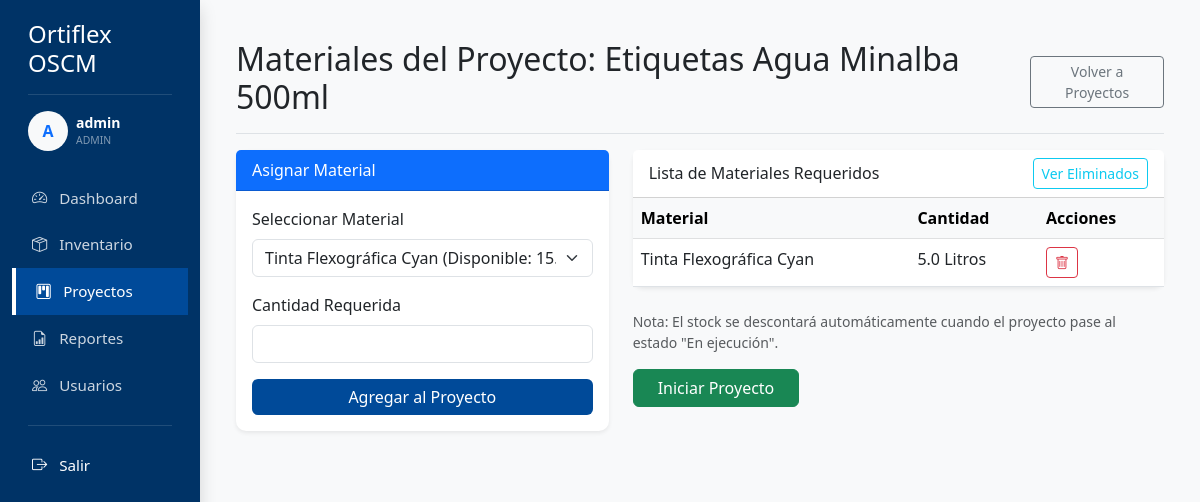
/projects/1/materials (signed in), run on the app's committed database.
### app/models.py (models this page shows)
class User(db.Model, UserMixin):
    id = db.Column(db.Integer, primary_key=True)
    username = db.Column(db.String(20), unique=True, nullable=False)
    email = db.Column(db.String(120), unique=True, nullable=False)
    password = db.Column(db.String(60), nullable=False)
    role = db.Column(db.String(20), nullable=False, default='Usuario') # Admin, Soporte, Operativo
    can_manage_inventory = db.Column(db.Boolean, default=True)
    can_manage_projects = db.Column(db.Boolean, default=True)
    can_view_reports = db.Column(db.Boolean, default=True)
    can_manage_users = db.Column(db.Boolean, default=False)
    activity = db.relationship('UserActivity', backref='user', lazy=True)

class Project(db.Model):
    id = db.Column(db.Integer, primary_key=True)
    name = db.Column(db.String(100), nullable=False)
    description = db.Column(db.Text)
    status = db.Column(db.String(20), nullable=False, default='Planificado') # Planificado, En ejecución, Finalizado, Cancelado
    date_created = db.Column(db.DateTime, nullable=False, default=datetime.utcnow)
    date_started = db.Column(db.DateTime)
    date_ended = db.Column(db.DateTime)
    notes = db.Column(db.Text)
    materials = db.relationship('ProjectMaterial', back_populates='project', cascade="all, delete-orphan")
    history = db.relationship('ProjectHistory', backref='project', lazy=True, cascade="all, delete-orphan")

class ProjectMaterial(db.Model):
    id = db.Column(db.Integer, primary_key=True)
    project_id = db.Column(db.Integer, db.ForeignKey('project.id'), nullable=False)
    material_id = db.Column(db.Integer, db.ForeignKey('material.id'), nullable=False)
    quantity_required = db.Column(db.Float, nullable=False)
    is_deleted = db.Column(db.Boolean, default=False, nullable=False)
    project = db.relationship('Project', back_populates='materials')
    material = db.relationship('Material')

class Material(db.Model):
    id = db.Column(db.Integer, primary_key=True)
    name = db.Column(db.String(100), nullable=False)
    quantity = db.Column(db.Float, nullable=False, default=0)
    min_stock = db.Column(db.Float, nullable=False, default=10)
    unit = db.Column(db.String(20), nullable=False) # kg, m, units, etc.
    supplier = db.Column(db.String(100))
    is_deleted = db.Column(db.Boolean, default=False, nullable=False)
    movements = db.relationship('InventoryMovement', backref='material', lazy=True)

### app/routes/projects.py (the view, shortened to what this page needs)
@projects.route('/projects/<int:id>/materials', methods=['GET', 'POST'])
@login_required
def manage_materials(id):
    project = Project.query.get_or_404(id)
    all_materials = Material.query.filter_by(is_deleted=False).all()
    return render_template('projects/manage_materials.html', project=project, materials=all_materials)

### app/models.py (called while the page is built)
@login_manager.user_loader
def load_user(user_id):
    return User.query.get(int(user_id))

### app/templates/projects/manage_materials.html (shortened to what this page needs)
{% extends "base.html" %}
{% block content %}
<div class="d-flex justify-content-between flex-wrap flex-md-nowrap align-items-center pt-3 pb-2 mb-3 border-bottom">
    <h1 class="h2">Materiales del Proyecto: {{ project.name }}</h1>
    <a href="{{ url_for('projects.list_projects') }}" class="btn btn-sm btn-outline-secondary">Volver a Proyectos</a>
</div>
<div class="row">
    <div class="col-md-5">
        <div class="card shadow-sm mb-4">
            <div class="card-header bg-primary text-white">Asignar Material</div>
            <div class="card-body">
                <form method="POST">
                    <div class="mb-3">
                        <label class="form-label">Seleccionar Material</label>
                        <select name="material_id" class="form-select" required>
                            {% for m in materials %}
                            <option value="{{ m.id }}">{{ m.name }} (Disponible: {{ m.quantity }} {{ m.unit }})</option>
                            {% endfor %}
                        </select>
                    </div>
                    <div class="mb-3">
                        <label class="form-label">Cantidad Requerida</label>
                        <input type="number" step="0.01" name="quantity" class="form-control" required>
                    </div>
                    <button type="submit" class="btn btn-primary w-100">Agregar al Proyecto</button>
                </form>
            </div>
        </div>
    </div>
    <div class="col-md-7">
        <div class="card shadow-sm">
            <div class="card-header bg-white d-flex justify-content-between align-items-center">
                <span>Lista de Materiales Requeridos</span>
                <button class="btn btn-sm btn-outline-info" type="button" data-bs-toggle="collapse"
                    data-bs-target="#deletedMaterials" aria-expanded="false" aria-controls="deletedMaterials">
                    Ver Eliminados
                </button>
            </div>
            <div class="card-body p-0">
                <table class="table table-hover mb-0">
                    <thead class="table-light">
                        <tr>
                            <th>Material</th>
                            <th>Cantidad</th>
                            <th>Acciones</th>
                        </tr>
                    </thead>
                    <tbody>
                        {% set active_materials = project.materials | rejectattr('is_deleted') | list %}
                        {% if active_materials %}
                        {% for pm in active_materials %}
                        <tr
                            class="{% if pm.material.quantity < pm.quantity_required %}table-danger text-danger{% endif %}">
                            <td>
                                {{ pm.material.name }}
                            </td>
                            <td>{{ pm.quantity_required }} {{ pm.material.unit }}</td>
                            <td>
                                <a href="{{ url_for('projects.remove_project_material', pm_id=pm.id) }}"
                                    class="btn btn-sm btn-outline-danger" title="Eliminar">
                                    <i class="bi bi-trash"></i>
                                </a>
                            </td>
                        </tr>
                        {% endfor %}
                        {% else %}
                        <tr>
                            <td colspan="3" class="text-center py-3">No se han asignado materiales activos aún</td>
                        </tr>
                        {% endif %}
                    </tbody>
                </table>
            </div>
        </div>
        <div class="mt-4">
            <p class="text-muted small">Nota: El stock se descontará automáticamente cuando el proyecto pase al estado
                "En ejecución".</p>
            {% set has_stock_error = false %}
            {% for pm in project.materials if not pm.is_deleted %}
            {% if pm.material.quantity < pm.quantity_required %} {% set has_stock_error=true %} {% endif %} {% endfor %}
                <a href="{{ url_for('projects.change_status', id=project.id, status='En ejecución') }}"
                class="btn btn-success px-4 {% if not active_materials or has_stock_error %}disabled{% endif %}" >
                Iniciar Proyecto
                </a>
        </div>
    </div>
</div>
{% endblock %}

### app/templates/base.html (shortened to what this page needs)
<!DOCTYPE html>
<html lang="es">
<head>
    <link href="https://cdn.jsdelivr.net/npm/bootstrap@5.3.0/dist/css/bootstrap.min.css" rel="stylesheet">
    <link rel="stylesheet" href="https://cdn.jsdelivr.net/npm/bootstrap-icons@1.11.1/font/bootstrap-icons.css">
</head>
<body>
    <div class="container-fluid">
        <div class="row">
            {% if current_user.is_authenticated %}
            <div class="col-md-2 d-none d-md-block sidebar shadow">
                <div class="px-3 mb-4">
                    <h4 class="mb-0">Ortiflex OSCM</h4>
                    <hr class="text-white-50">
                    <div class="d-flex align-items-center mb-3">
                        <div class="bg-light text-primary rounded-circle d-flex align-items-center justify-content-center me-2"
                            style="width: 40px; height: 40px; font-weight: bold;">
                            {{ current_user.username[:1].upper() }}
                        </div>
                        <div class="overflow-hidden">
                            <div class="small fw-bold text-white text-truncate">{{ current_user.username }}</div>
                            <div class="extra-small text-white-50 text-uppercase" style="font-size: 0.65rem;">{{
                                current_user.role }}</div>
                        </div>
                    </div>
                </div>
                <a href="{{ url_for('main.dashboard') }}"
                    class="{% if request.endpoint == 'main.dashboard' %}active{% endif %}">
                    <i class="bi bi-speedometer2 me-2"></i> Dashboard
                </a>
                {% if current_user.can_manage_inventory %}
                <a href="{{ url_for('inventory.list_materials') }}"
                    class="{% if 'inventory' in request.endpoint %}active{% endif %}">
                    <i class="bi bi-box-seam me-2"></i> Inventario
                </a>
                {% endif %}
                {% if current_user.can_manage_projects %}
                <a href="{{ url_for('projects.list_projects') }}"
                    class="{% if 'projects' in request.endpoint %}active{% endif %}">
                    <i class="bi bi-kanban me-2"></i> Proyectos
                </a>
                {% endif %}
                {% if current_user.can_view_reports %}
                <a href="{{ url_for('reports.search') }}"
                    class="{% if 'reports' in request.endpoint %}active{% endif %}">
                    <i class="bi bi-file-earmark-bar-graph me-2"></i> Reportes
                </a>
                {% endif %}
                {% if current_user.can_manage_users %}
                <a href="{{ url_for('users.list_users') }}"
                    class="{% if 'users' in request.endpoint %}active{% endif %}">
                    <i class="bi bi-people me-2"></i> Usuarios
                </a>
                {% endif %}
                <div class="mt-auto mb-4">
                    <hr class="mx-3 text-white-50">
                    <a href="{{ url_for('auth.logout') }}" class="text-white">
                        <i class="bi bi-box-arrow-right me-2"></i> Salir
                    </a>
                </div>
            </div>
            {% endif %}
            <div class="col">
                <div class="mt-4 px-md-4">
                    {% block content %}{% endblock %}
                </div>
            </div>
        </div>
    </div>
</body>
</html>

### app/templates/base.html (style rules this page uses)
:root { --primary-blue: #004a99; --secondary-blue: #003366; --light-bg: #f8f9fa; }
body { background-color: var(--light-bg); font-family: 'Segoe UI', Tahoma, Geneva, Verdana, sans-serif; }
.sidebar { min-height: 100vh; background-color: var(--secondary-blue); color: white; padding-top: 20px; display: flex; flex-direction: column; position: sticky; top: 0; }
.sidebar a { color: rgba(255, 255, 255, 0.8); text-decoration: none; padding: 12px 20px; display: block; transition: all 0.3s; font-size: 0.95rem; }
.sidebar a.active { background-color: var(--primary-blue); color: white; border-left: 4px solid #fff; }
.card { border: none; border-radius: 10px; box-shadow: 0 4px 6px rgba(0, 0, 0, 0.1); }
.btn-primary { background-color: var(--primary-blue); border: none; }

### data on the page
User: username "A", username "admin", role "ADMIN"
Project: name "Etiquetas Agua Minalba 500ml"
ProjectMaterial: material.name "Tinta Flexográfica Cyan", quantity_required "5.0", material.unit "Litros"

### other printed values
form field material_id "Tinta Flexográfica Cyan (Disponible: 15.5 Litros)"
